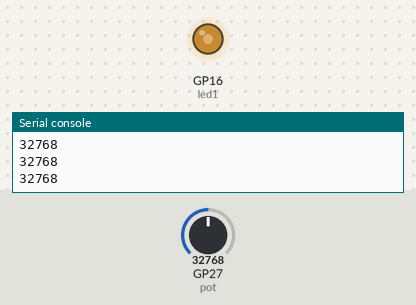
A program run on a simulated Raspberry Pi Pico running MicroPython. Parts: output pins drawn as LEDs (lit = HIGH), the last lines printed to the serial console. The inputs (shaded band) are chosen by the test bench; at power-on: GP27 (pot) = 32768 (analog values on the 0–65535 scale).

Above: at 1.2 s.
1.3 s: GP27 (pot) set to 45874
At 2.2 s:
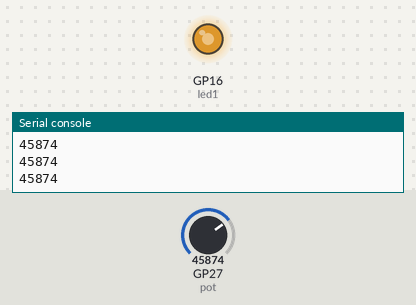
2.8 s: GP27 (pot) set to 57670
At 3.5 s:
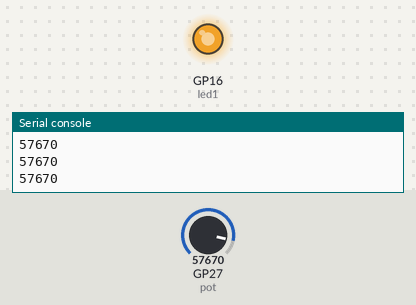
4.3 s: GP27 (pot) set to 7864
At 4.7 s:
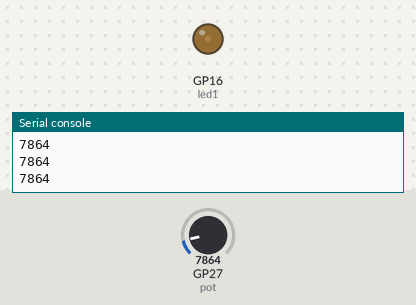
5.8 s: GP27 (pot) set to 0
At 7.2 s:
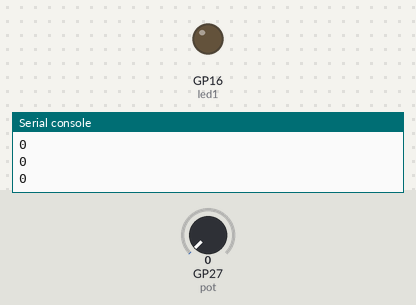
Timing chart, 0 to 8.3 s (numbered marks = the images above; inputs shaded):
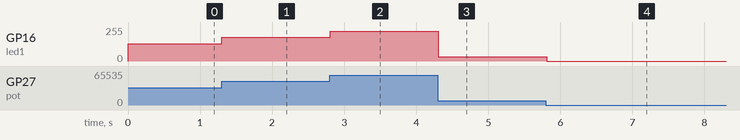

Measured:
- after the input at 1.3 s, GP16 (led1): 128/255 → 178/255 at once
- after the input at 2.8 s, GP16 (led1): 178/255 → 224/255 at once
- after the input at 4.3 s, GP16 (led1): 224/255 → 31/255 at once
- after the input at 5.8 s, GP16 (led1): 31/255 → 0/255 at once

The program:

PotLed.py
```python
#Uses Potentiometer to control LED brightness. Potansiyometre kullanarak LED'in parlaklığını ayarlayan uygulamadır
#https://github.com/cogullu/RPPicoDS/blob/main/17_POT_LED.py değiştirilerek uygulanmıştır. Used as base code.
from machine import ADC, PWM, Pin
from time import sleep

pot = ADC(27)                  # 27 is the pin for potentiometer. 27 potansiyometre pini
led1 = PWM(Pin(16))             # Pin for LED for brightness control. Parlaklık değeri ayarlanacak LED Deney setindeki RGB LED'in mavi rengi.
led1.freq(1000)                # LED's frequency. LED' in 1 sn. deki çalışma frekansı.
threshold = 500               # Without a threshold, LED will never go off as the potentiometer doesn't output 0. Eşik değeri kullanılmazsa potansiyometre asla 0 çıktısı vermeyeceğinden LED asla sönmez.
while True:
     potValue = pot.read_u16()   # Read the value from potentiometer. Potansiyometreden gelen değeri okuduk.
     if potValue<threshold:
         potValue = 0
     print(potValue) # You can test the threshold value for your setup via the console output. Çıktı ile en iyi eşik değerinizi test edebilirsiniz.
     led1.duty_u16(potValue)
     sleep(0.1) #Higher values will increase the delay between the setting the potentiometer and the LED brightness reaction. Daha yüksek değerler potansiyometre ayarlanması ile LED parlaklığının değişmesi arasındaki gecikmeyi arttıracaktır.
```
